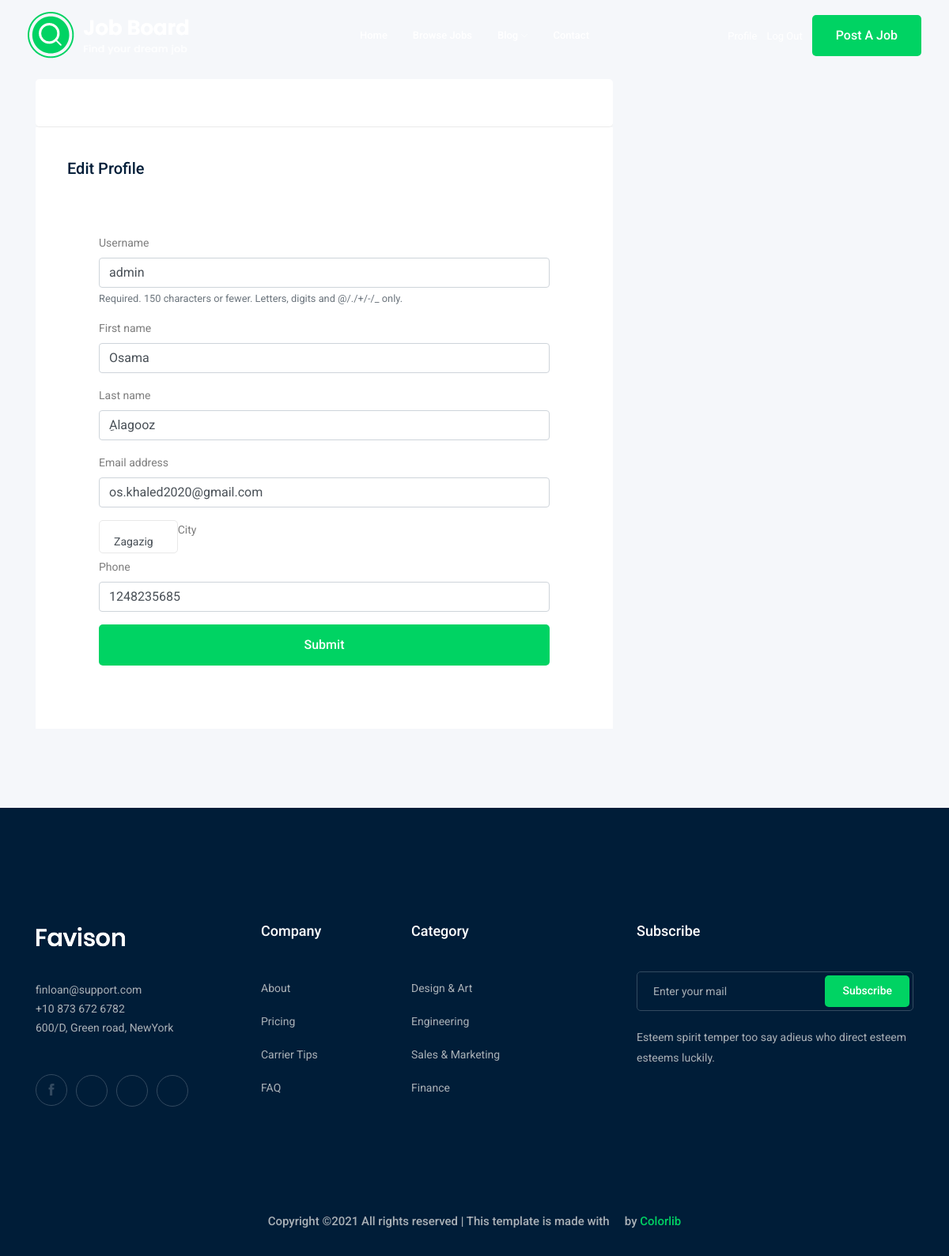
/accounts/profile/edit (signed in), run on an earlier commit of the app's database.
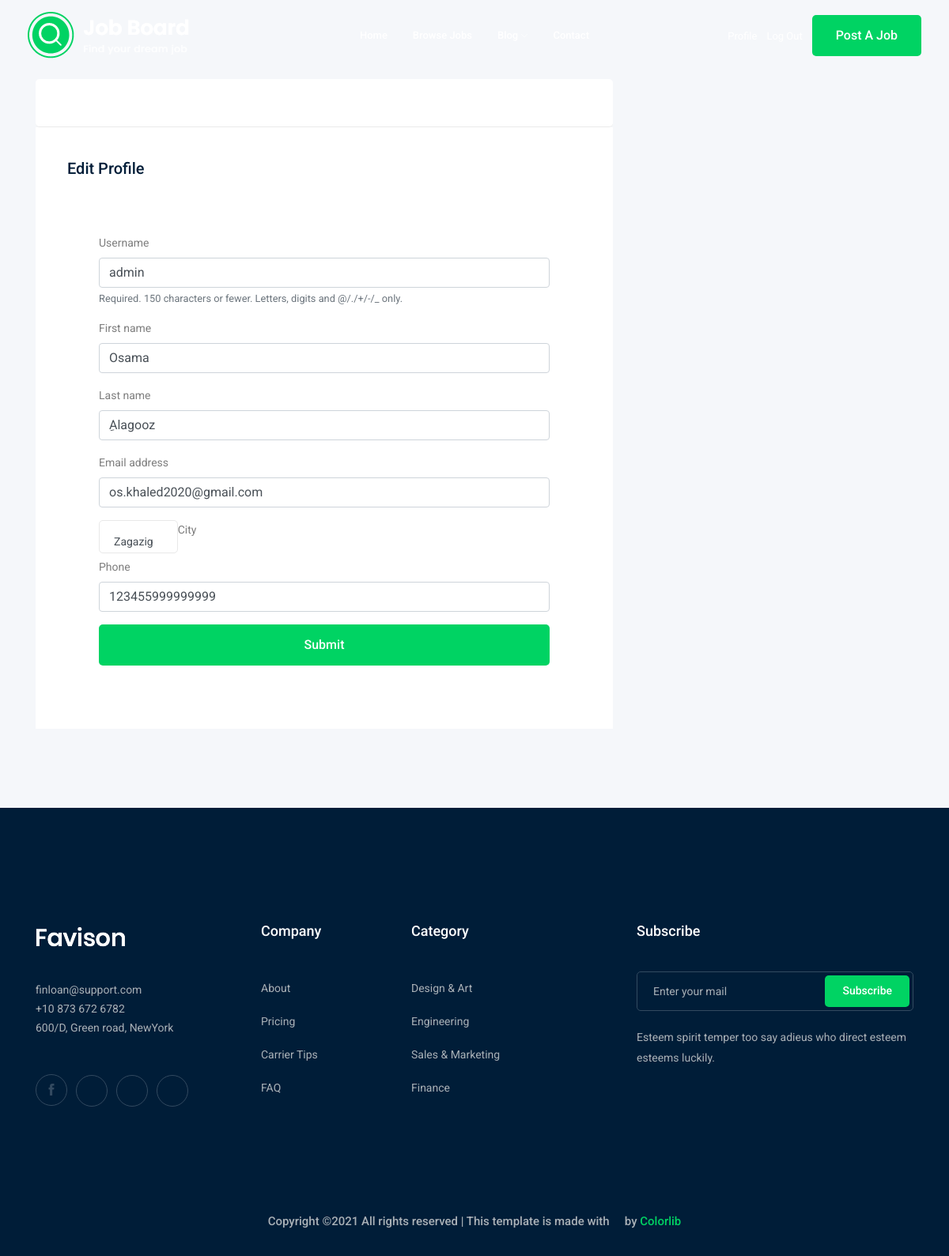
And on a later commit of the database.
### accounts/models.py (models this page shows)
class Profile(models.Model):
    user =  models.OneToOneField(User, on_delete=models.CASCADE, related_name='profile')
    phone = models.CharField(max_length = 15)
    city = models.ForeignKey("City", on_delete=models.CASCADE, null=True, related_name='user_profile')

### accounts/views.py (the view)
# urls.py: path('profile/edit', edit_profile, name = "profile_editor"),
def edit_profile(request):
    profile = Profile.objects.get(user=request.user)
    if request.method == "POST":
        profileform = ProfileForm(request.POST,request.FILES, instance=profile)
        userform = UserForm(request.POST, instance=request.user )
        if profileform.is_valid() and userform.is_valid():
            userform.save()
            my_profileform = profileform.save(commit=False)
            my_profileform.user = request.user
            my_profileform.save()
            return redirect('/accounts/profile')
    else:
        profileform = ProfileForm(instance=profile)
        userform = UserForm(instance=request.user)
    context = {
        'profileform': profileform,
        'userform': userform,
    }
    return render(request, 'accounts/profile_edit.html', context)

### accounts/forms.py
class ProfileForm(forms.ModelForm):
    class Meta:
        model = Profile
        fields = ['city', 'phone']

class UserForm(forms.ModelForm):
    class Meta:
        model = User
        fields = ['username', 'first_name', 'last_name', 'email']

### accounts/models.py (called while the page is built)
    def __str__(self):
        return self.name

### blog/context_poccessors.py (called while the page is built)
def extras(request):
    categories = Category.objects.all()
    return {'categories': categories}

### accounts/templates/accounts/profile_edit.html (shortened to what this page needs)
{% extends 'base.html' %}
{% load bootstrap4 %}
    {% block body %}
    <div class="job_details_area">
        <div class="container">
            <div class="row">
                <div class="col-lg-8">
                    <div class="job_details_header">
                        <div class="single_jobs white-bg d-flex justify-content-between">
                        </div>
                    </div>
                    <div class="descript_wrap white-bg">
                        <div class="single_wrap">
                            <h4>Edit Profile</h4>
                        </div>
                    <div class="apply_job_form white-bg">
                            <form method="post" class="form" enctype="multipart/form-data">
                                {% bootstrap_form userform %}
                                {% bootstrap_form profileform %}
                                {% buttons %}
                                        <button class="boxed-btn3 w-100" type="submit">Submit</button>
                                {% endbuttons %}
                            </div>
                    </div>
                </div>
            </div>
        </div>
    </div>
    {% endblock %}

What changed in the data, as far as the page shows it:
changed Profile: phone "1248235685" → "123455999999999"
